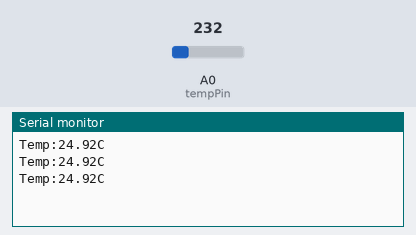
Recording of a sketch running on a simulated Arduino Uno, built with avr-gcc and run on an emulated ATmega328P. Shown: the last lines printed to the serial monitor. The test bench sets the inputs (shaded band); at power-on: A0 (tempPin) = 232.

Above: at 1.3 s.
1.4 s: A0 (tempPin) set to 250
At 1.9 s:
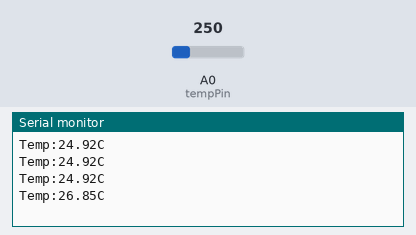
2.9 s: A0 (tempPin) set to 266
At 3.4 s:
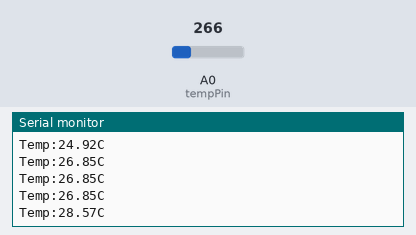
Timing chart, 0 to 5.9 s (numbered marks = the images above; inputs shaded):
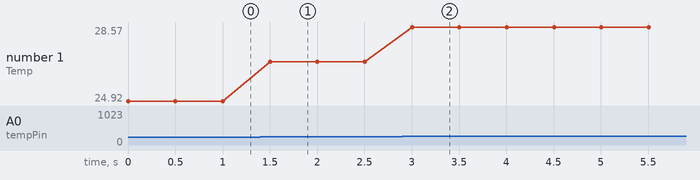

Measured:
- after the input at 1.4 s, the serial monitor: prints a new line after 0.10 s (image 1)
- after the input at 2.9 s, the serial monitor: prints a new line after 0.10 s (image 2)
- plotted number 1: 24.92 → 26.85 after the input at 1.4 s, 26.85 → 28.57 after the input at 2.9 s

The sketch:

lab1-2.ino
```cpp
float tempC;
int reading;
int tempPin=0;
void setup() {
  // put your setup code here, to run once:
    Serial.begin(9600);
    analogReference(INTERNAL);
}

void loop() {
  // put your main code here, to run repeatedly:
    reading=analogRead(tempPin);
    tempC=reading/9.31;
    Serial.print("Temp:");
    Serial.print(tempC);
    Serial.println("C");
    delay(500);
}
```
